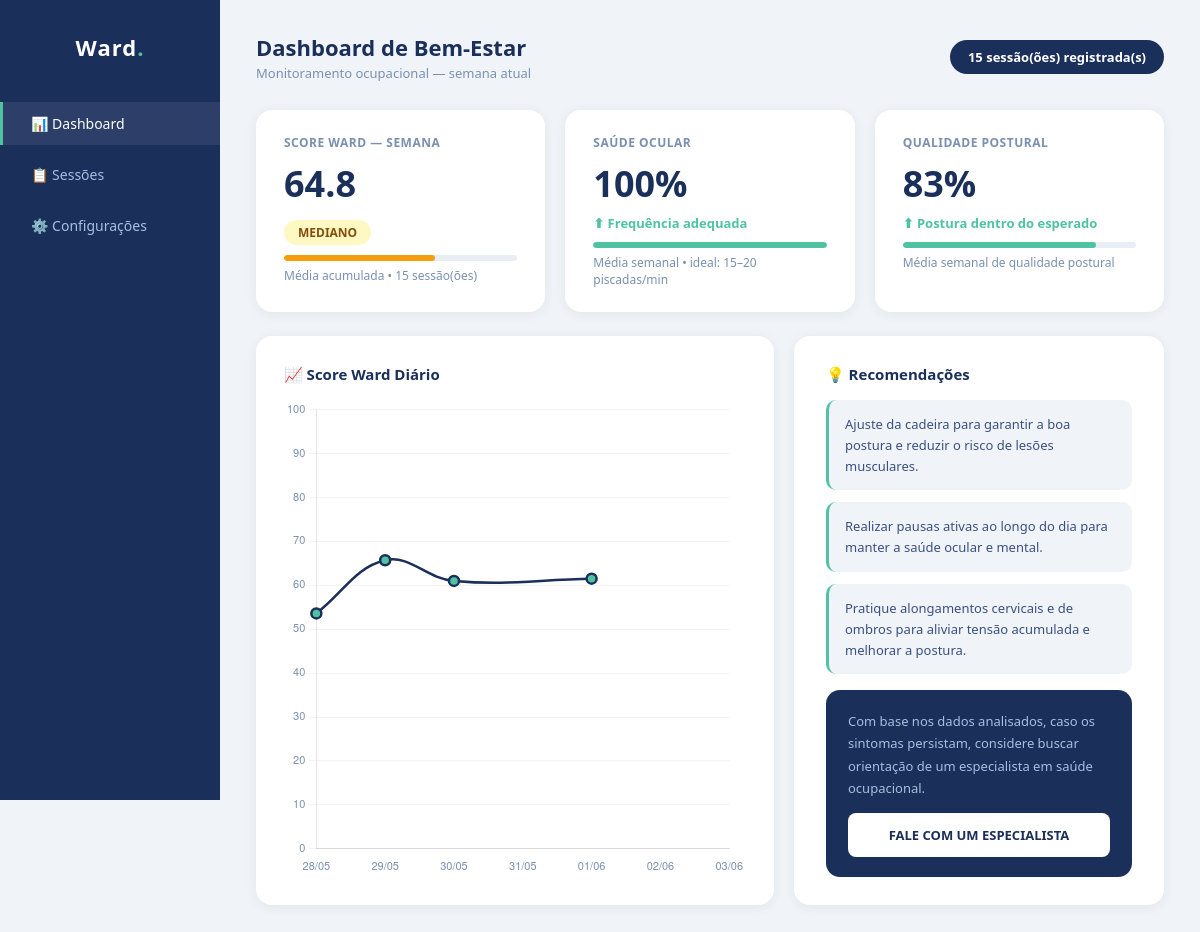
The page / on the database its author committed.
### monitor/models.py (models this page shows, shortened)
class SessaoWard(models.Model):
    data_hora        = models.DateTimeField(auto_now_add=True)
    duracao_minutos  = models.FloatField()
    total_registros  = models.IntegerField()
    postura_predominante   = models.CharField(max_length=30)
    score_postura_medio    = models.FloatField()
    piscadas_por_minuto    = models.FloatField()
    emocao_predominante    = models.CharField(max_length=20)
    score_ward         = models.FloatField()
    classificacao_ward = models.CharField(max_length=20)
    resumo             = models.TextField()
    analise_postura  = models.TextField()
    analise_piscadas = models.TextField()
    analise_emocao   = models.TextField()
    recomendacao_1 = models.TextField()
    recomendacao_2 = models.TextField(blank=True, null=True)
    recomendacao_3 = models.TextField(blank=True, null=True)
    class Meta:
        ordering = ["-data_hora"]
        verbose_name = "Sessão Ward"
        verbose_name_plural = "Sessões Ward"

### monitor/views.py (the view)
# urls.py: path("", dashboard, name="dashboard"),
def dashboard(request):
    hoje = timezone.localtime(timezone.now())
    inicio_semana = hoje - timedelta(days=30)
    sessoes_semana = SessaoWard.objects.filter(data_hora__gte=inicio_semana)
    todas_sessoes  = SessaoWard.objects.all()
    saude_ocular       = 0
    score_postura      = 0
    score_ward_semana  = 0
    classif_semana     = "—"
    if sessoes_semana.exists():
        sessoes_validas = [s for s in sessoes_semana if s.piscadas_por_minuto <= 60]
        if sessoes_validas:
            media_ppm = sum(s.piscadas_por_minuto for s in sessoes_validas) / len(sessoes_validas)
            saude_ocular = calcular_saude_ocular(media_ppm)
        media_postura = sum(s.score_postura_medio for s in sessoes_semana) / sessoes_semana.count()
        score_postura = calcular_score_postura_card(media_postura)
        score_ward_semana = round(sum(s.score_ward for s in sessoes_semana) / sessoes_semana.count(), 1)
        classif_semana = classificar_ward(score_ward_semana)
    labels, scores = [], []
    for i in range(6, -1, -1):
        dia = hoje - timedelta(days=i)
        inicio_dia = dia.replace(hour=0, minute=0, second=0, microsecond=0)
        fim_dia    = dia.replace(hour=23, minute=59, second=59, microsecond=999999)
        sessoes_dia = todas_sessoes.filter(data_hora__range=(inicio_dia, fim_dia))
        labels.append(dia.strftime("%d/%m"))
        scores.append(
            round(sum(s.score_ward for s in sessoes_dia) / sessoes_dia.count(), 1)
            if sessoes_dia.exists() else "null"
        )
    ultima = todas_sessoes.first()
    recomendacoes = []
    if ultima:
        if ultima.recomendacao_1: recomendacoes.append(ultima.recomendacao_1)
        if ultima.recomendacao_2: recomendacoes.append(ultima.recomendacao_2)
        if ultima.recomendacao_3: recomendacoes.append(ultima.recomendacao_3)
    context = {
        "saude_ocular":      saude_ocular,
        "score_postura":     score_postura,
        "score_ward_semana": score_ward_semana,
        "classif_semana":    classif_semana,
        "labels":            labels,
        "scores":            scores,
        "recomendacoes":     recomendacoes,
        "ultima":            ultima,
        "total_sessoes":     todas_sessoes.count(),
    }
    return render(request, "monitor/dashboard.html", context)

### monitor/views.py (called while the page is built)
def calcular_saude_ocular(ppm):
    if ppm >= 15:   return min(100, max(0, round(100 - abs(ppm - 17.5) * 4)))
    elif ppm >= 8:  return round(ppm / 15 * 70)
    elif ppm >= 3:  return round(ppm / 8 * 40)
    else:           return max(0, round(ppm * 5))

def calcular_score_postura_card(score_postura_medio):
    return max(0, round(100 - score_postura_medio))

def classificar_ward(score):
    if score >= 71:  return "MUITO BOM"
    elif score >= 41: return "MEDIANO"
    else:             return "RUIM"

### monitor/templates/monitor/dashboard.html (shortened to what this page needs)
<!DOCTYPE html>
<html lang="pt-BR">
<head>
</head>
<body>
<div class="sidebar">
  <div class="logo">Ward<span>.</span></div>
  <div class="nav-item active">📊 Dashboard</div>
  <div class="nav-item">📋 Sessões</div>
  <div class="nav-item">⚙️ Configurações</div>
</div>
<div class="main">
  <div class="header">
    <div>
      <h1>Dashboard de Bem-Estar</h1>
      <p>Monitoramento ocupacional — semana atual</p>
    </div>
    <div class="badge">{{ total_sessoes }} sessão(ões) registrada(s)</div>
  </div>
  <div class="cards">
    <div class="card">
      <div class="label">Score Ward — Semana</div>
      {% if score_ward_semana %}
        <div class="value">{{ score_ward_semana }}</div>
        <div class="indicator">
          <span class="score-badge {{ classif_semana }}">{{ classif_semana }}</span>
        </div>
        <div class="progress-bar">
          <div class="progress-fill {% if score_ward_semana >= 71 %}fill-green{% elif score_ward_semana >= 41 %}fill-yellow{% else %}fill-red{% endif %}"
               style="width: {{ score_ward_semana }}%"></div>
        </div>
        <div class="sub">Média acumulada • {{ total_sessoes }} sessão(ões)</div>
      {% else %}
        <div class="value">—</div>
        <div class="sub">Nenhuma sessão ainda</div>
      {% endif %}
    </div>
    <div class="card">
      <div class="label">Saúde Ocular</div>
      <div class="value">{{ saude_ocular }}%</div>
      <div class="indicator {% if saude_ocular >= 70 %}up{% else %}down{% endif %}">
        {% if saude_ocular >= 70 %}⬆ Frequência adequada{% else %}⬇ Piscadas fora do ideal{% endif %}
      </div>
      <div class="progress-bar">
        <div class="progress-fill {% if saude_ocular >= 70 %}fill-green{% elif saude_ocular >= 40 %}fill-yellow{% else %}fill-red{% endif %}"
             style="width: {{ saude_ocular }}%"></div>
      </div>
      <div class="sub">Média semanal • ideal: 15–20 piscadas/min</div>
    </div>
    <div class="card">
      <div class="label">Qualidade Postural</div>
      <div class="value">{{ score_postura }}%</div>
      <div class="indicator {% if score_postura >= 70 %}up{% else %}down{% endif %}">
        {% if score_postura >= 70 %}⬆ Postura dentro do esperado{% else %}⬇ Postura requer atenção{% endif %}
      </div>
      <div class="progress-bar">
        <div class="progress-fill {% if score_postura >= 70 %}fill-green{% elif score_postura >= 40 %}fill-yellow{% else %}fill-red{% endif %}"
             style="width: {{ score_postura }}%"></div>
      </div>
      <div class="sub">Média semanal de qualidade postural</div>
    </div>
  </div>
  <div class="grid-bottom">
    <div class="chart-card">
      <h2>📈 Score Ward Diário</h2>
      <div class="chart-wrapper">
        <canvas id="scoreChart"></canvas>
      </div>
    </div>
    <div class="rec-card">
      <h2>💡 Recomendações</h2>
      {% if recomendacoes %}
        {% for rec in recomendacoes %}
          <div class="rec-item">{{ rec }}</div>
        {% endfor %}
      {% else %}
        <div class="rec-empty">Nenhuma sessão registrada ainda.</div>
      {% endif %}
      <div class="especialista-box">
        <p>Com base nos dados analisados, caso os sintomas persistam, considere buscar orientação de um especialista em saúde ocupacional.</p>
        <a href="https://www.careplus.com.br/" target="_blank" class="btn-especialista">
          FALE COM UM ESPECIALISTA
        </a>
      </div>
    </div>
  </div>
</div>
<script>
const labels = {{ labels|safe }};
const scores = {{ scores|safe }};
const ctx = document.getElementById('scoreChart').getContext('2d');
new Chart(ctx, {
  type: 'line',
  data: {
    labels: labels,
    datasets: [{
      label: 'Score Ward',
      data: scores,
      borderColor: '#1B2F5B',
      backgroundColor: 'rgba(79,195,161,0.15)',
      borderWidth: 2.5,
      pointBackgroundColor: '#4FC3A1',
      pointRadius: 5,
      tension: 0.4,
      spanGaps: true,
    }]
  },
  options: {
    responsive: true,
    maintainAspectRatio: false,
    plugins: {
      legend: { display: false },
      tooltip: {
        callbacks: {
          label: ctx => ctx.parsed.y !== null ? `Score: ${ctx.parsed.y}/100` : 'Sem dados'
        }
      }
    },
    scales: {
      y: {
        min: 0, max: 100,
        ticks: { color: '#7A90B0', font: { size: 11 } },
        grid:  { color: 'rgba(0,0,0,0.05)' }
      },
      x: {
        ticks: { color: '#7A90B0', font: { size: 11 } },
        grid:  { display: false }
      }
    }
  }
});
</script>
</body>
</html>

### monitor/templates/monitor/dashboard.html (style rules this page uses)
* { margin: 0; padding: 0; box-sizing: border-box; }
body { font-family: 'Segoe UI', sans-serif; background: #F0F4F8; color: #1B2F5B; min-height: 100vh; }
.sidebar { position: fixed; top: 0; left: 0; width: 220px; height: 100vh; background: #1B2F5B; display: flex; flex-direction: column; align-items: center; padding: 32px 0; gap: 8px; z-index: 100; }
.sidebar .logo { font-size: 22px; font-weight: 700; color: #fff; margin-bottom: 32px; letter-spacing: 1px; }
.sidebar .logo span { color: #4FC3A1; }
.nav-item { width: 100%; padding: 12px 28px; color: #A8BFDC; font-size: 14px; cursor: pointer; border-left: 3px solid transparent; transition: all 0.2s; }
.nav-item.active, .nav-item:hover { color: #fff; background: rgba(255,255,255,0.08); border-left-color: #4FC3A1; }
.main { margin-left: 220px; padding: 32px 36px; min-height: 100vh; }
.header { display: flex; justify-content: space-between; align-items: center; margin-bottom: 28px; }
.header h1 { font-size: 22px; font-weight: 700; color: #1B2F5B; }
.header p { font-size: 13px; color: #7A90B0; margin-top: 2px; }
.badge { background: #1B2F5B; color: #fff; padding: 8px 18px; border-radius: 20px; font-size: 13px; font-weight: 600; }
.cards { display: grid; grid-template-columns: repeat(3, 1fr); gap: 20px; margin-bottom: 24px; }
.card { background: #fff; border-radius: 16px; padding: 24px 28px; box-shadow: 0 2px 12px rgba(27,47,91,0.07); }
.card .label { font-size: 12px; color: #7A90B0; font-weight: 600; text-transform: uppercase; letter-spacing: 0.5px; }
.card .value { font-size: 36px; font-weight: 700; margin: 8px 0 4px; color: #1B2F5B; }
.card .sub { font-size: 12px; color: #7A90B0; margin-top: 6px; }
.card .indicator { display: flex; align-items: center; gap: 6px; margin-top: 6px; font-size: 13px; font-weight: 600; }
.up { color: #4FC3A1; }
.progress-bar { width: 100%; height: 6px; background: #E8EEF4; border-radius: 10px; margin-top: 10px; overflow: hidden; }
.progress-fill { height: 100%; border-radius: 10px; transition: width 0.6s ease; }
.fill-green { background: #4FC3A1; }
.fill-yellow { background: #F59E0B; }
.grid-bottom { display: grid; grid-template-columns: 1.4fr 1fr; gap: 20px; align-items: stretch; }
.chart-card { background: #fff; border-radius: 16px; padding: 28px; box-shadow: 0 2px 12px rgba(27,47,91,0.07); display: flex; flex-direction: column; overflow: hidden; }
.chart-card h2 { font-size: 15px; font-weight: 700; margin-bottom: 16px; color: #1B2F5B; flex-shrink: 0; }
.chart-wrapper { flex: 1; position: relative; min-height: 200px; overflow: hidden; }
.rec-card { background: #fff; border-radius: 16px; padding: 28px 32px; box-shadow: 0 2px 12px rgba(27,47,91,0.07); display: flex; flex-direction: column; gap: 12px; }
.rec-card h2 { font-size: 15px; font-weight: 700; color: #1B2F5B; margin-bottom: 4px; }
.rec-item { background: #F0F4F8; border-radius: 10px; padding: 14px 16px; font-size: 13px; color: #3A5080; line-height: 1.6; border-left: 3px solid #4FC3A1; }
.especialista-box { background: #1B2F5B; border-radius: 14px; padding: 20px 22px; margin-top: 4px; color: #A8BFDC; font-size: 13px; line-height: 1.7; }
.especialista-box p { margin-bottom: 14px; }
.btn-especialista { display: block; text-align: center; background: #fff; color: #1B2F5B; font-weight: 700; font-size: 13px; padding: 11px; border-radius: 8px; text-decoration: none; transition: background 0.2s; }
.score-badge { display: inline-block; padding: 4px 14px; border-radius: 20px; font-size: 12px; font-weight: 700; margin-top: 6px; }
.MEDIANO { background: #FEF9C3; color: #854D0E; }

### rows shown on the page
SessaoWard: recomendacoes "Ajuste da cadeira para garantir a boa postura e reduzir o risco de lesões musculares." "Realizar pausas ativas ao longo do dia para manter a saúde ocular e mental." "Pratique alongamentos cervicais e de ombros para aliviar tensão acumulada e melhorar a postura."

### other values the page prints
{{ total_sessoes }} "15"
{{ score_ward_semana }} "64.8"
{{ classif_semana }} "MEDIANO"
{{ saude_ocular }} "100"
{{ score_postura }} "83"
chart data {{ labels|safe }} ['28/05', '29/05', '30/05', '31/05', '01/06', '02/06', '03/06']
chart data {{ scores|safe }} [53.6, 65.7, 61.0, 'null', 61.5, 'null', 'null']
